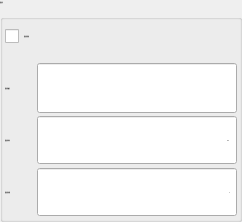
           <widget class="QGroupBox" name="groupBox">
            <property name="font">
             <font>
              <family>微软雅黑</family>
              <pointsize>-1</pointsize>
              <weight>50</weight>
              <italic>false</italic>
              <bold>false</bold>
             </font>
            </property>
            <property name="title">
             <string>传送带</string>
            </property>
            <layout class="QGridLayout" name="gridLayout_15">
             <property name="margin">
              <number>2</number>
             </property>
             <property name="spacing">
              <number>2</number>
             </property>
             <item row="0" column="0">
              <widget class="xCheckBox" name="checkBoxConveyor">
               <property name="sizePolicy">
                <sizepolicy hsizetype="Expanding" vsizetype="Minimum">
                 <horstretch>0</horstretch>
                 <verstretch>0</verstretch>
                </sizepolicy>
               </property>
               <property name="minimumSize">
                <size>
                 <width>0</width>
                 <height>50</height>
                </size>
               </property>
               <property name="maximumSize">
                <size>
                 <width>16777215</width>
                 <height>50</height>
                </size>
               </property>
               <property name="font">
                <font>
                 <family>微软雅黑</family>
                 <pointsize>-1</pointsize>
                 <weight>50</weight>
                 <italic>false</italic>
                 <bold>false</bold>
                </font>
               </property>
               <property name="focusPolicy">
                <enum>Qt::NoFocus</enum>
               </property>
               <property name="text">
                <string>传送带控制</string>
               </property>
               <property name="iconSize">
                <size>
                 <width>32</width>
                 <height>32</height>
                </size>
               </property>
              </widget>
             </item>
             <item row="1" column="0">
              <widget class="QLabel" name="labelConveyoroutput">
               <property name="sizePolicy">
                <sizepolicy hsizetype="Expanding" vsizetype="Fixed">
                 <horstretch>0</horstretch>
                 <verstretch>0</verstretch>
                </sizepolicy>
               </property>
               <property name="minimumSize">
                <size>
                 <width>0</width>
                 <height>50</height>
                </size>
               </property>
               <property name="maximumSize">
                <size>
                 <width>16777215</width>
                 <height>50</height>
                </size>
               </property>
               <property name="font">
                <font>
                 <family>微软雅黑</family>
                 <pointsize>-1</pointsize>
                 <weight>50</weight>
                 <italic>false</italic>
                 <bold>false</bold>
                </font>
               </property>
               <property name="text">
                <string>传送带输出:</string>
               </property>
              </widget>
             </item>
             <item row="1" column="1">
              <widget class="xLineEdit" name="lineEditPort">
               <property name="minimumSize">
                <size>
                 <width>200</width>
                 <height>50</height>
                </size>
               </property>
               <property name="maximumSize">
                <size>
                 <width>200</width>
                 <height>50</height>
                </size>
               </property>
               <property name="font">
                <font>
                 <family>微软雅黑</family>
                 <pointsize>-1</pointsize>
                 <weight>50</weight>
                 <italic>false</italic>
                 <bold>false</bold>
                </font>
               </property>
               <property name="styleSheet">
                <string notr="true"/>
               </property>
               <property name="alignment">
                <set>Qt::AlignCenter</set>
               </property>
              </widget>
             </item>
             <item row="2" column="0">
              <widget class="QLabel" name="labelConveyorDelay">
               <property name="sizePolicy">
                <sizepolicy hsizetype="Expanding" vsizetype="Fixed">
                 <horstretch>0</horstretch>
                 <verstretch>0</verstretch>
                </sizepolicy>
               </property>
               <property name="minimumSize">
                <size>
                 <width>0</width>
                 <height>50</height>
                </size>
               </property>
               <property name="maximumSize">
                <size>
                 <width>16777215</width>
                 <height>50</height>
                </size>
               </property>
               <property name="font">
                <font>
                 <family>微软雅黑</family>
                 <pointsize>-1</pointsize>
                 <weight>50</weight>
                 <italic>false</italic>
                 <bold>false</bold>
                </font>
               </property>
               <property name="text">
                <string>传送带时间:</string>
               </property>
              </widget>
             </item>
             <item row="2" column="1">
              <widget class="xDoubleSpinBox" name="BoxConveyorDelay">
               <property name="enabled">
                <bool>true</bool>
               </property>
               <property name="sizePolicy">
                <sizepolicy hsizetype="Fixed" vsizetype="Fixed">
                 <horstretch>0</horstretch>
                 <verstretch>0</verstretch>
                </sizepolicy>
               </property>
               <property name="minimumSize">
                <size>
                 <width>200</width>
                 <height>50</height>
                </size>
               </property>
               <property name="maximumSize">
                <size>
                 <width>200</width>
                 <height>50</height>
                </size>
               </property>
               <property name="font">
                <font>
                 <family>微软雅黑</family>
                 <pointsize>-1</pointsize>
                 <weight>50</weight>
                 <italic>false</italic>
                 <bold>false</bold>
                </font>
               </property>
               <property name="focusPolicy">
                <enum>Qt::ClickFocus</enum>
               </property>
               <property name="acceptDrops">
                <bool>false</bool>
               </property>
               <property name="alignment">
                <set>Qt::AlignRight|Qt::AlignTrailing|Qt::AlignVCenter</set>
               </property>
               <property name="buttonSymbols">
                <enum>QAbstractSpinBox::NoButtons</enum>
               </property>
               <property name="suffix">
                <string notr="true">s</string>
               </property>
               <property name="decimals">
                <number>1</number>
               </property>
               <property name="maximum">
                <double>99.900000000000006</double>
               </property>
               <property name="singleStep">
                <double>0.100000000000000</double>
               </property>
               <property name="HasBtn" stdset="0">
                <bool>true</bool>
               </property>
              </widget>
             </item>
             <item row="3" column="0">
              <widget class="QLabel" name="labelConveyorInterval">
               <property name="sizePolicy">
                <sizepolicy hsizetype="Expanding" vsizetype="Fixed">
                 <horstretch>0</horstretch>
                 <verstretch>0</verstretch>
                </sizepolicy>
               </property>
               <property name="minimumSize">
                <size>
                 <width>0</width>
                 <height>50</height>
                </size>
               </property>
               <property name="maximumSize">
                <size>
                 <width>16777215</width>
                 <height>50</height>
                </size>
               </property>
               <property name="font">
                <font>
                 <family>微软雅黑</family>
                 <pointsize>-1</pointsize>
                 <weight>50</weight>
                 <italic>false</italic>
                 <bold>false</bold>
                </font>
               </property>
               <property name="text">
                <string>传送带间隔:</string>
               </property>
              </widget>
             </item>
             <item row="3" column="1">
              <widget class="xSpinBox" name="BoxConveyorInterval">
               <property name="enabled">
                <bool>true</bool>
               </property>
               <property name="sizePolicy">
                <sizepolicy hsizetype="Fixed" vsizetype="Fixed">
                 <horstretch>0</horstretch>
                 <verstretch>0</verstretch>
                </sizepolicy>
               </property>
               <property name="minimumSize">
                <size>
                 <width>200</width>
                 <height>50</height>
                </size>
               </property>
               <property name="maximumSize">
                <size>
                 <width>200</width>
                 <height>50</height>
                </size>
               </property>
               <property name="font">
                <font>
                 <family>微软雅黑</family>
                 <pointsize>-1</pointsize>
                 <weight>50</weight>
                 <italic>false</italic>
                 <bold>false</bold>
                </font>
               </property>
               <property name="focusPolicy">
                <enum>Qt::ClickFocus</enum>
               </property>
               <property name="alignment">
                <set>Qt::AlignRight|Qt::AlignTrailing|Qt::AlignVCenter</set>
               </property>
               <property name="buttonSymbols">
                <enum>QAbstractSpinBox::NoButtons</enum>
               </property>
               <property name="specialValueText">
                <string notr="true"/>
               </property>
               <property name="keyboardTracking">
                <bool>false</bool>
               </property>
               <property name="suffix">
                <string notr="true"/>
               </property>
               <property name="prefix">
                <string notr="true"/>
               </property>
               <property name="minimum">
                <number>0</number>
               </property>
               <property name="maximum">
                <number>999</number>
               </property>
               <property name="value">
                <number>0</number>
               </property>
               <property name="HasBtn" stdset="0">
                <bool>true</bool>
               </property>
              </widget>
             </item>
            </layout>
           </widget>
